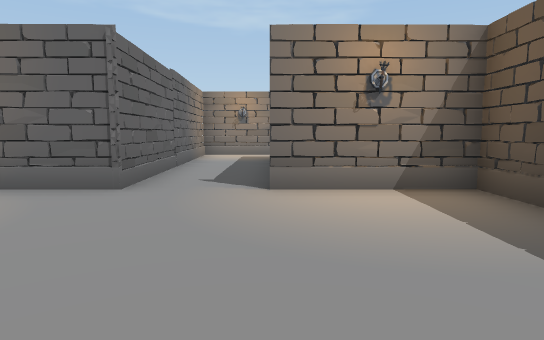
[1] (above)

16 first-person views from a walk through a Unity game level. The camera is 1.4 m above the floor, tilts 6° down and sees 75° across. Doors are open. The floor is counted in squares, 2 m on a side. Each view is taken from the middle of a square. On the plan, view 1 faces up. The plan holds only what a view shows up to about 11 squares ahead; the rest is blank. The place goes on beyond the plan. The player is left out.

[2]
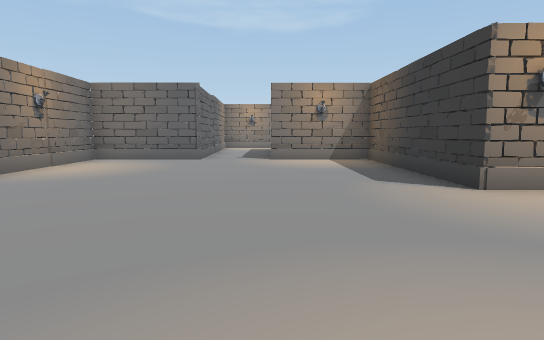

[3]
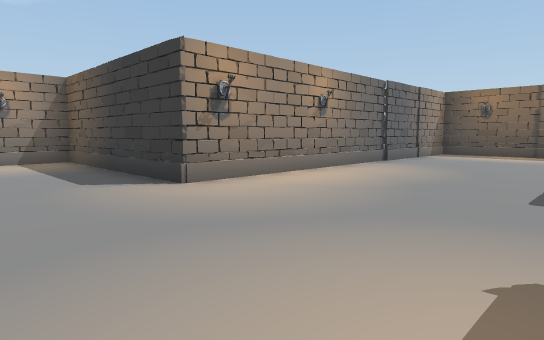

[4]
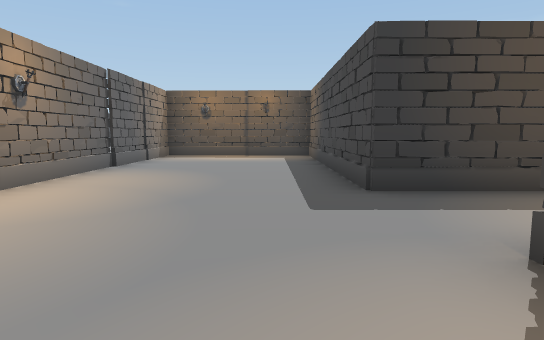

[5]
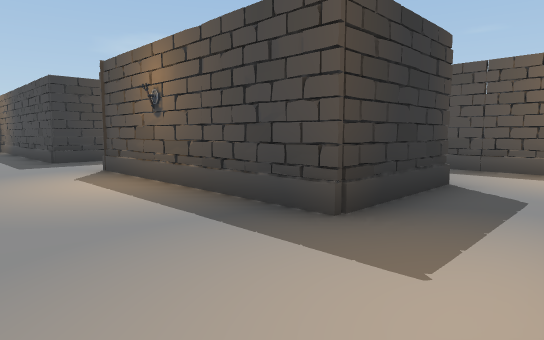

[6]
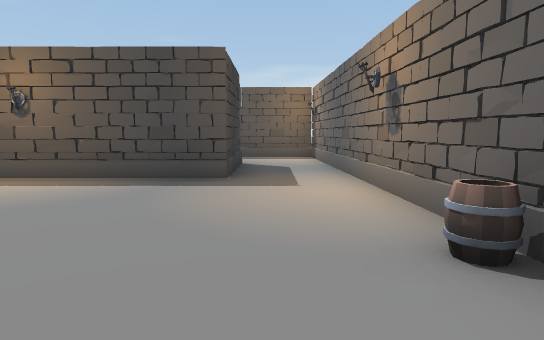

[7]
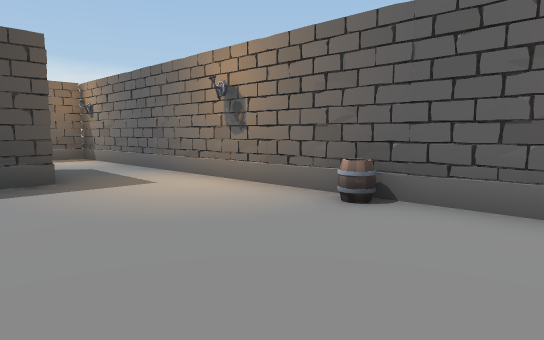

[8]
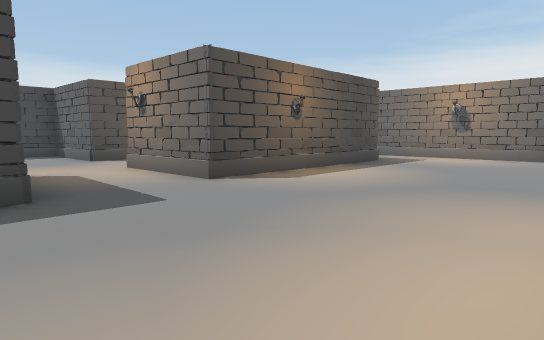

[9]
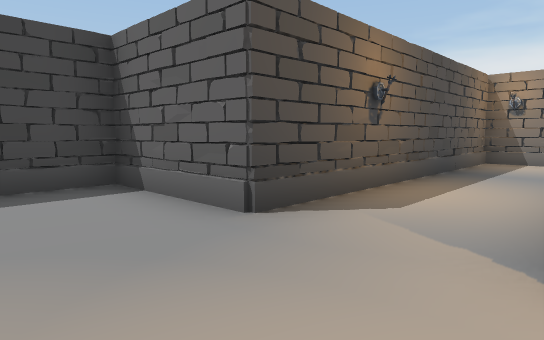

[10]
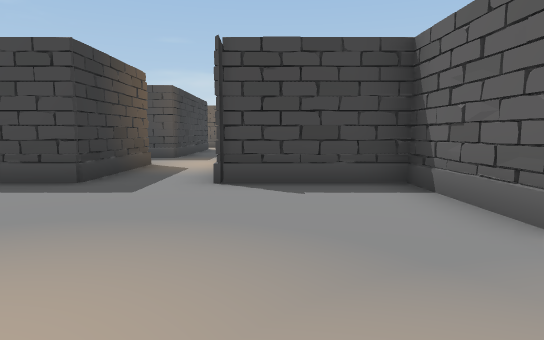

[11]
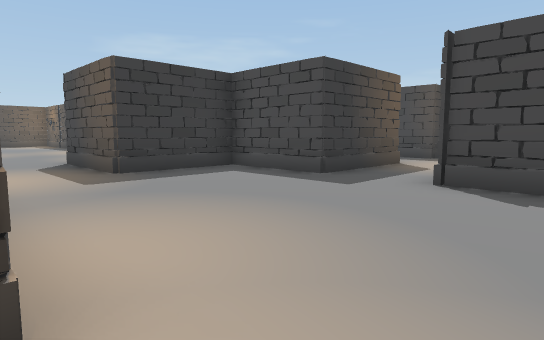

[12]
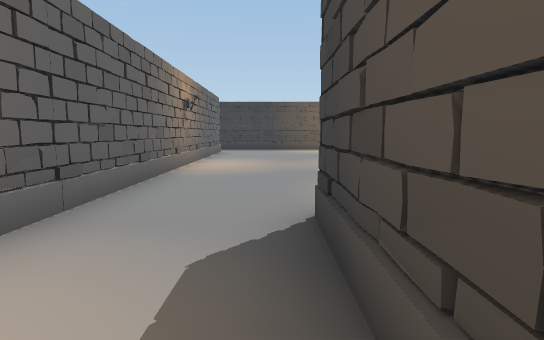

[13]
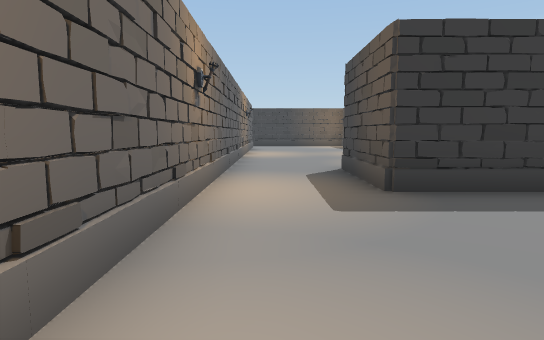

[14]
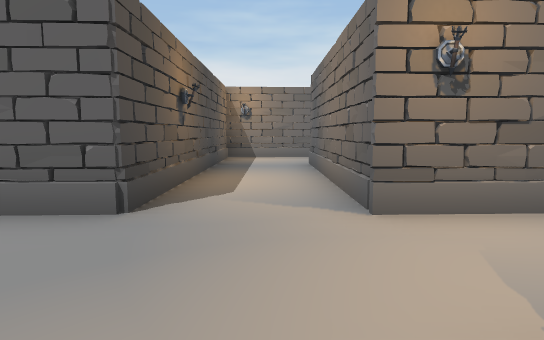

[15]
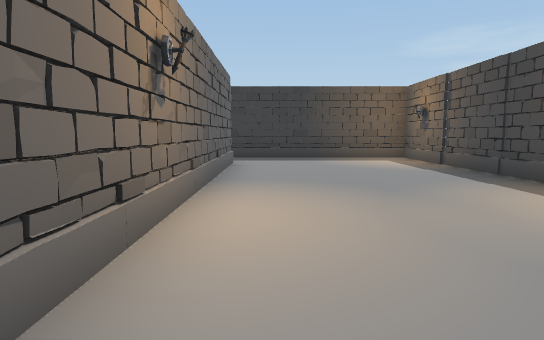

[16]
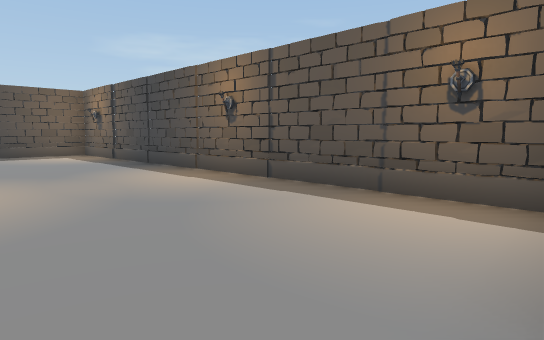

### Floor plan
Points are (right, up) in squares from view 1. A wall is a line through its corners. A room is listed if a view was taken in it or the views show most of it. See-through windows are left out.
Room 1 (views 1, 2, 3, 4, 5, 6, 7, 8, 9, 10, 11)
walls: (2.9, -5.5) (3, -8.2) (-2.3, -8.2) (-2.3, -5.5) (2.9, -5.5); (-0.1, -5.7) (0.2, -5.3); (6.1, -5.5) (6.6, -5.5); (5.3, -8.2) (5.3, -5.2) (12, -5.2) (12, -1.5); (-1.9, 4.4) (-4.7, 4.4) (-4.2, -10.4) (3.1, -10.4); (12.1, -0.6) (2.6, -0.7) (2.6, 4.4) (-0.1, 4.4)
ways out: opening at (4, -9) to room 2; opening at (-1, 5)
objects: barrel (-4, -2)
Room 2 (views 12, 13, 14, 16)
walls: (8.2, -13.2) (8.5, -12.8); (5.1, -12.8) (5.8, -13); (4.5, -13.3) (4.8, -12.7); (7.7, -15.6) (7.7, -12.9) (10.2, -12.9) (10.2, -10.4) (13, -10.4); (3.1, -10.4) (3.2, -12.9) (5.9, -12.9); (14.5, -8.1) (7, -8.1)
ways out: opening at (4, -9) to room 1; opening at (13.5, -9.5) to room 3
Room 3 (view 15)
walls: (23.4, -8) (14.5, -8.1); (13.5, -12.9) (25.1, -12.9) (25.1, -7.8)
ways out: opening at (13.5, -9.5) to room 2; opening at (24, -8)

Where each view was taken, in squares from view 1:
view 1: 0 up, 0 right, facing up
view 2: 5 down, 0 right, facing up
view 3: 5 down, 0 right, facing up-right
view 4: 4 down, 1 right, facing right
view 5: 3 down, 4 left, facing down-right
view 6: 0 up, 3 left, facing down
view 7: 0 up, 1 left, facing down-left
view 8: 1 down, 6 right, facing down-left
view 9: 8 down, 5 right, facing down-left
view 10: 8 down, 5 right, facing down
view 11: 8 down, 4 right, facing down-right
view 12: 10 down, 10 right, facing right
view 13: 9 down, 6 right, facing right
view 14: 9 down, 6 right, facing left
view 15: 9 down, 15 right, facing right
view 16: 9 down, 13 right, facing down-right
